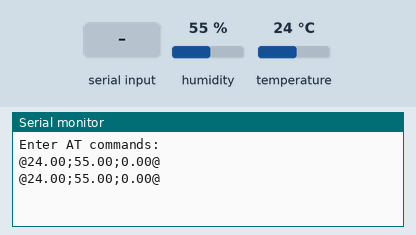
Bench run of a sketch on a simulated Arduino Uno, built with avr-gcc and run on an emulated ATmega328P. Parts: the last lines printed to the serial monitor. Inputs (shaded band) come from the test bench; at power-on: humidity 55 %, temperature 24 °C.

Above: at 1.2 s.
1.3 s: humidity set to 22 %
At 1.8 s:
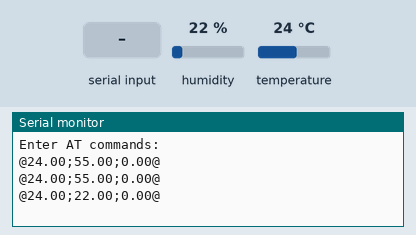
2.8 s: "1" received over the second serial link
At 3.7 s:
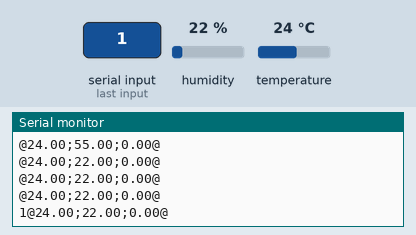
4.3 s: temperature set to 12 °C
At 4.9 s:
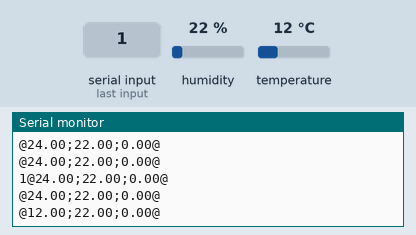
5.8 s: "0" received over the second serial link
At 6.6 s:
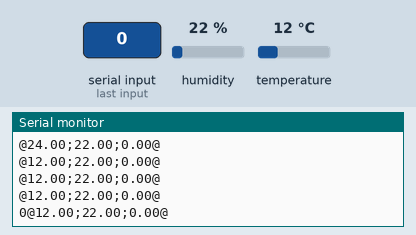
7.3 s: humidity set to 40 %
At 8.0 s:
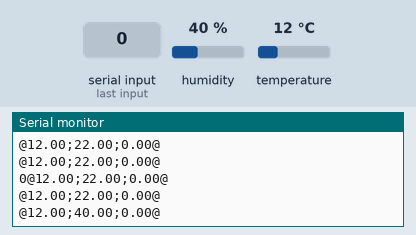
Timing chart, 0 to 9.8 s (numbered marks = the images above; inputs shaded):
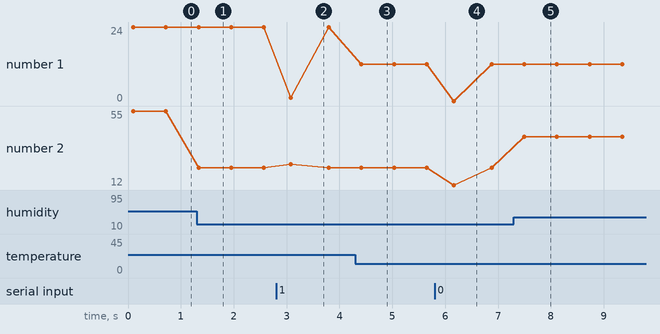

Measured:
- after the input at 1.3 s, the serial monitor: prints a new line at once (image 1)
- after the input at 2.8 s, the serial monitor: prints a new line after 0.28 s (image 2)
- after the input at 4.3 s, the serial monitor: prints a new line after 0.12 s (image 3)
- after the input at 5.8 s, the serial monitor: prints a new line after 0.36 s (image 4)
- after the input at 7.3 s, the serial monitor: prints a new line after 0.20 s (image 5)
- plotted number 1: 24 → 12 after the input at 4.3 s
- plotted number 2: 55 → 22 after the input at 1.3 s, 22 → 40 after the input at 7.3 s

The sketch:

SHT11_Bluetooth_HC-05.ino
```cpp
#include <SHT1x.h>
#include <SoftwareSerial.h>
SoftwareSerial BTserial(2, 3); // RX | TX
// Connect the HC-05 TX to the Arduino RX on pin 2.
// Connect the HC-05 RX to the Arduino TX on pin 3 through a voltage divider.

#define dataPin  10
#define clockPin 11
SHT1x sht1x(dataPin, clockPin);

void setup()
{
    Serial.begin(9600);
    Serial.println("Enter AT commands:");

    // HC-06 default serial speed is 9600
    BTserial.begin(38400);
}

void loop()
{
    String output = "";
    String tokenizer = "@";

    // Keep reading from HC-06 and send to Arduino Serial Monitor
        if (BTserial.available())
        {

          Serial.write(BTserial.read());
        }

    // Keep reading from Arduino Serial Monitor and send to HC-06
         //dummy data
          //BTserial.write("@");
          output.concat(tokenizer);
          if (sht1x.readTemperatureC() != -999.00 || sht1x.readHumidity() != -999.00){

              if(sht1x.readTemperatureC() != -999.00){
                  output.concat(sht1x.readTemperatureC());
                  output.concat(";");
              }
              if(sht1x.readHumidity() != -999.00){
                output.concat(sht1x.readHumidity());
                output.concat(";");
              }
              output.concat("0.00@");

              Serial.println(output);
              BTserial.write(output.c_str());
              //BTserial.write("@100.25;100.00;100.00@");
          }
          delay(10);
     delay(500);
}
```
